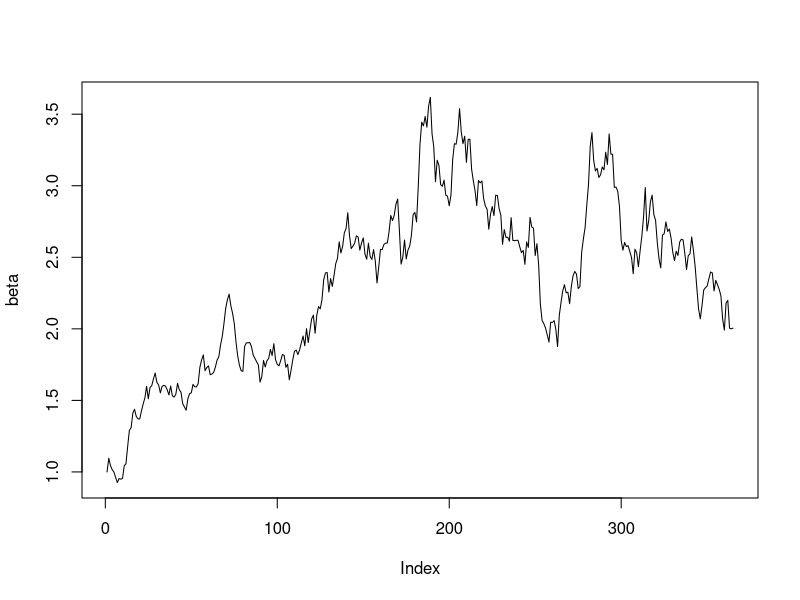
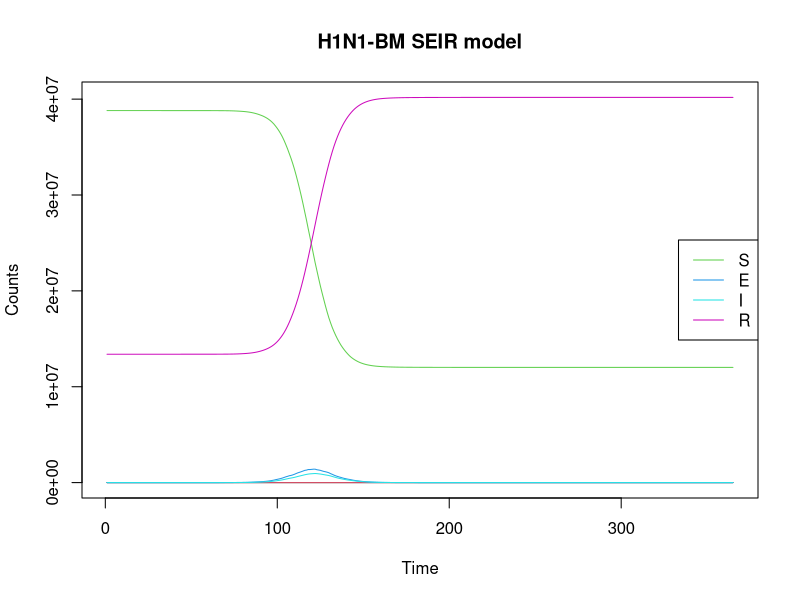
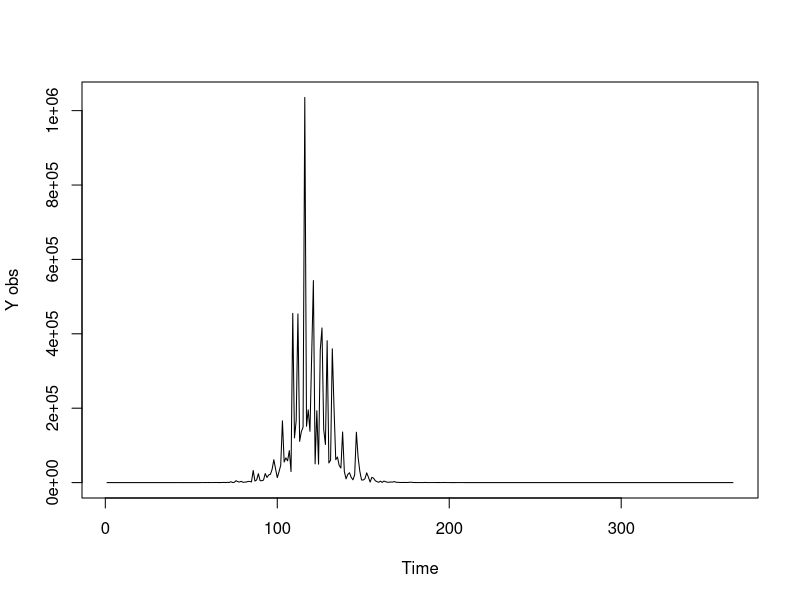
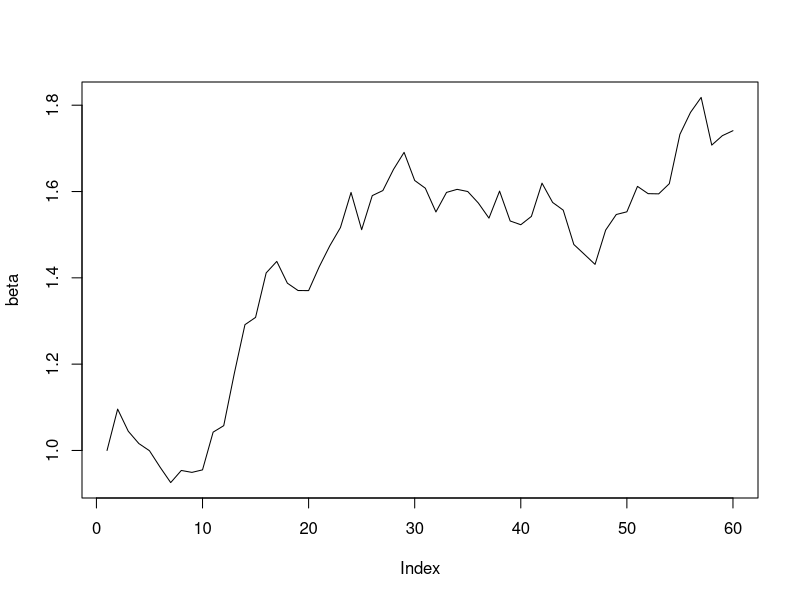
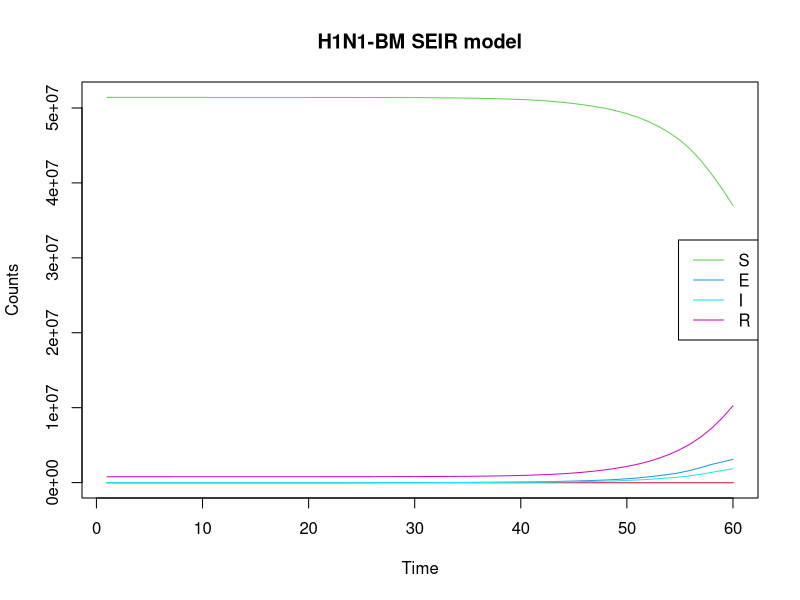
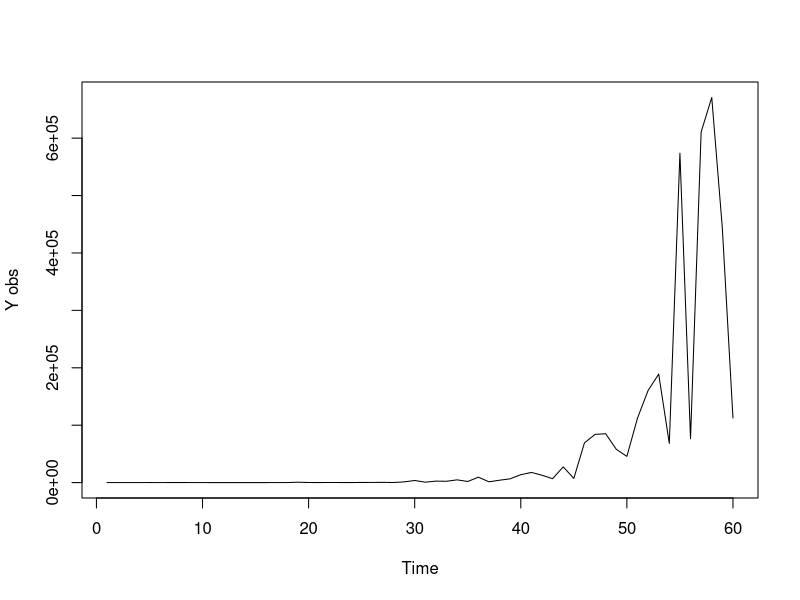
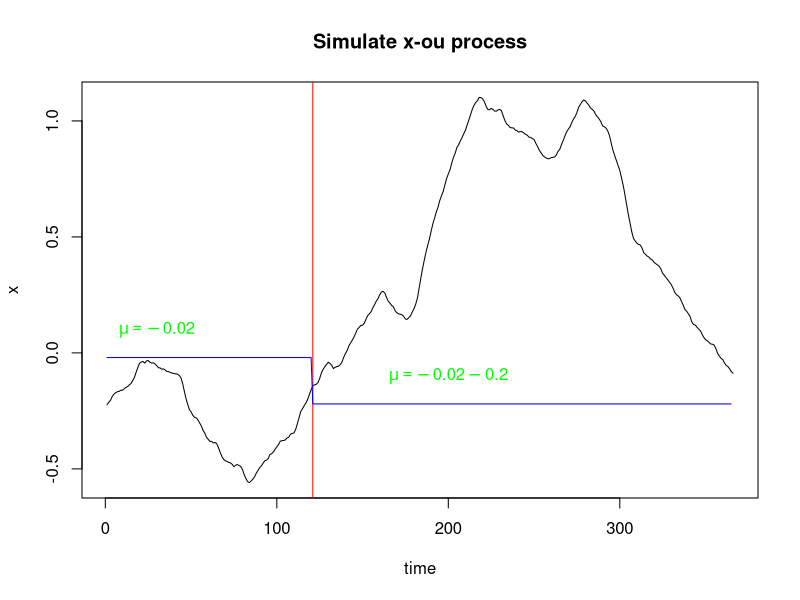

Write the R code that produced these figures, in order. (Note: this script raises an error after producing the figures.)
rm(list=ls())
require(deSolve)
set.seed(007) #015
times <- 1:365
N=52196381
sigma <- 0.4
## first, simulate a set of random deviates
e <- rnorm(n = length(times) - 1, sd = sqrt(0.01))
## now compute their cumulative sum
e <- c(0, cumsum(e))


beta<- exp(sigma*e)
plot(beta,type='l')
#write.csv(beta,"simulatebeta.csv")


# H1N1 <- function(time, current_state, params){
# 
#   with(as.list(c(current_state, params)),{
#     for(t in 1:times){
#     N <- S+E+I+R
#     dS <- -(beta[t]*S*I)/N
#     dE <- (beta[t]*S*I)/N - E/k
#     dI <- E/k - I/gamma
#     dR <- I/gamma
#    }
#     return(list(c(dS, dE, dI, dR)))
#   })
# }
H1N1 <- function(time, current_state, params){
  
  with(as.list(c(current_state, params)),{
    
      N <- S+E+I+R
      dt <- 1
      dS <- -beta[t]*S*I/N
      dE <- beta[t]*S*I/N - E/k
      dI <- E/k - I/gamma
      dR <- I/gamma
    
    return(list(c(dt, dS, dE, dI, dR)))
  })
}


params <- c(k=1.59, gamma=1.08)

library('truncnorm')
R0 <- rtruncnorm(1, a=0, b=1, mean = 0.15, sd = 0.15)
E0 <-runif(1,-16, -9)
I0 <-runif(1,-16, -9)
#x <-runif(1, -5,2)
S <- N
R <- R0*S
S <- S - R

E <- exp(E0 + log(S))
S <- S - E
I <- exp(I0 + log(S))
S <- S - I


initial_state<- c(t=1, S=S, E=E, I=I, R=R)
#initial_state <- c(t=1,S=52196380, E=1, I=0, R=0)
model1 <- ode(initial_state, times, H1N1, params)

summary(model1)

matplot(model1, type="l", lty=1, main="H1N1-BM SEIR model", xlab="Time",ylab = "Counts")
legend <- colnames(model1)[3:6]
legend("right", legend=legend, col=3:6, lty = 1)

Z1 <-model1[,4]/1.59

tau1 <- 0.8#runif(1,0,1)
Y1 <-vector(length = 365)
for (i in 1:365){
  #Y1[i]<- rlnorm(1,log(Z1[i,]/5),tau1)
  Y1[i]<- rlnorm(1,log(Z1[i]/5),tau1)
}
plot(Y1,type='l',ylab="Y obs", xlab = "Time")
# write.csv(Y1,"simY11.csv")
# write.csv(model1,"simulatestates1.csv")

#####################################Shorter days###################################
rm(list=ls())
require(deSolve)
set.seed(007) #0031 #0032 #0035
times <- 1:60
N=52196381
sigma <- 0.4
## first, simulate a set of random deviates
e <- rnorm(n = length(times) - 1, sd = sqrt(0.01))
## now compute their cumulative sum
e <- c(0, cumsum(e))


beta<- exp(sigma*e)
plot(beta,type='l')
write.csv(beta,"simulatebeta_2.csv")

H1N1 <- function(time, current_state, params){
  
  with(as.list(c(current_state, params)),{
    
    N <- S+E+I+R
    dt <- 1
    dS <- -beta[t]*S*I/N
    dE <- beta[t]*S*I/N - E/k
    dI <- E/k - I/gamma
    dR <- I/gamma
    
    return(list(c(dt, dS, dE, dI, dR)))
  })
}


params <- c(k=1.59, gamma=1.08)

library('truncnorm')
R0 <- rtruncnorm(1, a=0, b=1, mean = 0.15, sd = 0.15)
E0 <-runif(1,-16, -9)
I0 <-runif(1,-16, -9)
#x <-runif(1, -5,2)
S <- N
R <- R0*S
S <- S - R

E <- exp(E0 + log(S))
S <- S - E
I <- exp(I0 + log(S))
S <- S - I


initial_state<- c(t=1, S=S, E=E, I=I, R=R)
#initial_state <- c(t=1,S=52196380, E=1, I=0, R=0)
model1 <- ode(initial_state, times, H1N1, params)

summary(model1)

matplot(model1, type="l", lty=1, main="H1N1-BM SEIR model", xlab="Time",ylab = "Counts")
legend <- colnames(model1)[3:6]
legend("right", legend=legend, col=3:6, lty = 1)

Z1 <-model1[,4]/1.59

tau1 <- 0.8#runif(1,0,1)
Y1 <-vector(length = 60)
for (i in 1:60){
  #Y1[i]<- rlnorm(1,log(Z1[i,]/5),tau1)
  Y1[i]<- rlnorm(1,log(Z1[i]/5),tau1)
}
plot(Y1,type='l',ylab="Y obs", xlab = "Time")
write.csv(Y1,"simY11_2.csv")
write.csv(model1,"simulatestates1_2.csv")

##################################H1N1-OU##########################################
rm(list=ls())
require(deSolve)
set.seed(34)   #random seed 32 34 36 37 38 39
times <- 1:365
N=52196381
#Simulate a Brownian Motion Path
e <- rnorm(n = length(times) - 1, sd = sqrt(0.01))
e <- c(0, cumsum(e))

mu<-vector(length=365) 
for (t in 1:365) {
  if (t <= 120){
    mu[t]=-0.02      }                    #No lock-down policy
  else {mu[t]=-0.2-0.02 }                 #Lock-down policy
}
mu<-ts(mu)

#plot(mu,type='l')
#Simulate an O-U Process
ornstein_uhlenbeck <- function(n,theta,sigma,x0){
  dt  <- 1
  x<-vector(length=366)
  for (i in 1:(n+1)) {
    if (i==1){x[i]=x0}
    else{
      x[i]  <-  x[i-1] + theta*(mu[i-1]-x[i-1])*dt + sigma*e[i-1]}
  }
  return(x);
}

x<- ornstein_uhlenbeck(365,0.05,sqrt(0.004),log(0.8))
plot(x,type='l',xlab="time",main = "Simulate x-ou process")
abline(v=121, col="red")
lines(mu, col="blue")
tt1 <-expression(mu==-0.02)
text(30,0.1,tt1,col="green")
tt2 <-expression(mu==-0.02-0.2)
text(200,-0.1,tt2,col="green")
plot(exp(x),type='l',xlab="time",ylab=TeX("$e^{x}=beta$"),main = "Simulate beta process ")
abline(v=121, col="red")
lines(exp(mu+0.02),col="blue")
tt1 <-expression(mu==1)
text(30,1.1,tt1,col="green")
tt2 <-expression(mu==0.81)
text(200,0.9,tt2,col="green")
write.csv(x,"h1n1oux1.csv")
#Main ODE Model
H1N1_OU <- function(time, current_state, params){
  
  with(as.list(c(current_state, params)),{
    
    N <- S+E+I+R
    dt <- 1
    dS <- -exp(x[t+1])*S*I/N
    dE <- exp(x[t+1])*S*I/N - E/k
    dI <- E/k-I/gamma
    dR <- I/gamma
    
    return(list(c( dt, dS, dE, dI, dR)))
  })
}
params <- c(k=7, gamma=5)   #Trial: k=5 & gamma=5; k=7 & gamma=5

library('truncnorm')
R0 <- rtruncnorm(1, a=0, b=1, mean = 0.15, sd = 0.15)
E0 <-runif(1,-16, -9)
I0 <-runif(1,-16, -9)
#x <-runif(1, -5,2)
S <- N
R <- R0*S
S <- S - R

E <- exp(E0 + log(S))
S <- S - E
I <- exp(I0 + log(S))
S <- S - I

# R0 <-0.03
# S <- N
# R <- S*R0
# S <- S - R
# 
# E0 <- -15
# E <- exp(E0 + log(S))
# S <- S - E
# 
# I0 <- -10
# I <- exp(I0 + log(S))
# S <- S - I
initial_state<- c(t=1, S=S, E=E, I=I, R=R)
#initial_state <- c(t=1,S=52196380, E=1, I=0, R=0)
model3 <- ode(initial_state, times, H1N1_OU, params)

summary(model3)

matplot(model3, type="l", lty=1, main="H1N1—OU Model",ylab="counts", xlab="Time")
legend <- colnames(model3)[3:6]
legend("right", legend=legend, col=3:6, lty = 1)
Z1 <-model3[,4]/7

tau1 <- 0.8#runif(1,0,1)
Y1 <-vector(length = 365)
for (i in 1:365){
  #Y1[i]<- rlnorm(1,log(Z1[i,]/5),tau1)
  Y1[i]<- rlnorm(1,log(Z1[i]/5),tau1)
}
plot(Y1,type='l',ylab="Obs Y",xlab="time",col="blue")
write.csv(Y1,"h1n1ouY1.csv")
write.csv(model3,"h1n1ousimulates1.csv")

##################################H1N1-OU shorter days##########################################
rm(list=ls())
require(deSolve)
set.seed(38)   #random seed 32 34 36 37 38 39
times <- 1:60
N=52196381
#Simulate a Brownian Motion Path
e <- rnorm(n = length(times) - 1, sd = sqrt(0.01))
e <- c(0, cumsum(e))

mu<-vector(length=60) 
for (t in 1:60) {
  if (t <= 20){
    mu[t]=-0.02      }                    #No lock-down policy
  else {mu[t]=-0.2-0.02 }                 #Lock-down policy
}
mu<-ts(mu)

#plot(mu,type='l')
#Simulate an O-U Process
ornstein_uhlenbeck <- function(n,theta,sigma,x0){
  dt  <- 1
  x<-vector(length=61)
  for (i in 1:(n+1)) {
    if (i==1){x[i]=x0}
    else{
      x[i]  <-  x[i-1] + theta*(mu[i-1]-x[i-1])*dt + sigma*e[i-1]}
  }
  return(x);
}

x<- ornstein_uhlenbeck(60,0.05,sqrt(0.004),log(0.8))
plot(x,type='l',xlab="time")
abline(v=21, col="red")
lines(mu, col="blue")
tt1 <-expression(mu==-0.02)
text(30,0.1,tt1,col="green")
tt2 <-expression(mu==-0.02-0.2)
text(200,-0.1,tt2,col="green")
plot(exp(x),type='l',xlab="time",ylab=TeX("$e^{x}=beta$"))
abline(v=21, col="red")
lines(exp(mu+0.02),col="blue")
tt1 <-expression(mu==1)
text(30,1.1,tt1,col="green")
tt2 <-expression(mu==0.81)
text(200,0.9,tt2,col="green")
write.csv(x,"h1n1oux2.csv")
#Main ODE Model
H1N1_OU <- function(time, current_state, params){
  
  with(as.list(c(current_state, params)),{
    
    N <- S+E+I+R
    dt <- 1
    dS <- -exp(x[t+1])*S*I/N
    dE <- exp(x[t+1])*S*I/N - E/k
    dI <- E/k-I/gamma
    dR <- I/gamma
    
    return(list(c( dt, dS, dE, dI, dR)))
  })
}
params <- c(k=7, gamma=5)   #Trial: k=5 & gamma=5; k=7 & gamma=5

library('truncnorm')
R0 <- rtruncnorm(1, a=0, b=1, mean = 0.15, sd = 0.15)
E0 <-runif(1,-16, -9)
I0 <-runif(1,-16, -9)
#x <-runif(1, -5,2)
S <- N
R <- R0*S
S <- S - R

E <- exp(E0 + log(S))
S <- S - E
I <- exp(I0 + log(S))
S <- S - I

# R0 <-0.03
# S <- N
# R <- S*R0
# S <- S - R
# 
# E0 <- -15
# E <- exp(E0 + log(S))
# S <- S - E
# 
# I0 <- -10
# I <- exp(I0 + log(S))
# S <- S - I
initial_state<- c(t=1, S=S, E=E, I=I, R=R)
#initial_state <- c(t=1,S=52196380, E=1, I=0, R=0)
model3 <- ode(initial_state, times, H1N1_OU, params)

summary(model3)

matplot(model3, type="l", lty=1, main="H1N1—OU Model",ylab="counts", xlab="Time")
legend <- colnames(model3)[3:6]
legend("right", legend=legend, col=3:6, lty = 1)
Z1 <-model3[,4]/7

tau1 <- 0.8#runif(1,0,1)
Y1 <-vector(length = 60)
for (i in 1:60){
  #Y1[i]<- rlnorm(1,log(Z1[i,]/5),tau1)
  Y1[i]<- rlnorm(1,log(Z1[i]/5),tau1)
}
plot(Y1,type='l',ylab="Obs Y",xlab="time",col="blue")
write.csv(Y1,"h1n1ouY2.csv")
write.csv(model3,"h1n1ousimulates2.csv")
###############################################################################
#HINIBM New Simulation for parameter experiments
rm(list=ls())
require(deSolve)
set.seed(007) #015
times <- 1:365
N=52196381
sigma <- 0.4
## first, simulate a set of random deviates
e <- rnorm(n = length(times) - 1, sd = sqrt(0.01))
## now compute their cumulative sum
e <- c(0, cumsum(e))


beta<- exp(sigma*e)
plot(beta,type='l')
write.csv(beta,"simulatebeta21.csv")

H1N1 <- function(time, current_state, params){
  
  with(as.list(c(current_state, params)),{
    
    N <- S+E+I+R
    dt <- 1
    dS <- -beta[t]*S*I/N
    dE <- beta[t]*S*I/N - E/k
    dI <- E/k - I/gamma
    dR <- I/gamma
    
    return(list(c(dt, dS, dE, dI, dR)))
  })
}


params <- c(k=5, gamma=5)

S <- N-1
E <- 1
R <- 0
I <- 0
initial_state<- c(t=1, S=S, E=E, I=I, R=R)
#initial_state <- c(t=1,S=52196380, E=1, I=0, R=0)
model21 <- ode(initial_state, times, H1N1, params)

summary(model21)

matplot(model21, type="l", lty=1, main="H1N1-BM SEIR model", xlab="Time",ylab = "Counts")
legend <- colnames(model21)[3:6]
legend("right", legend=legend, col=3:6, lty = 1)

Z21 <-model21[,4]/5

tau21 <- 0.8#runif(1,0,1)
Y21 <-vector(length = 365)
for (i in 1:365){
  #Y1[i]<- rlnorm(1,log(Z1[i,]/5),tau1)
  Y21[i]<- rlnorm(1,log(Z21[i]/5),tau21)
}
plot(Y21,type='l',ylab="Y obs", xlab = "Time")
write.csv(Y21,"simY21.csv")
write.csv(model21,"simulatestates21.csv")

###############################################################################
#HINIBM New Simulation for parameter experiments-return to the same value
rm(list=ls())
require(deSolve)
set.seed(007) #015
times <- 1:365
N=52196381
sigma <- 0.4
## first, simulate a set of random deviates
e <- rnorm(n = length(times) - 1, sd = sqrt(0.01))
## now compute their cumulative sum
e <- c(0, cumsum(e))


beta<- exp(sigma*e)
plot(beta,type='l')
write.csv(beta,"simulatebeta22.csv")

H1N1 <- function(time, current_state, params){
  
  with(as.list(c(current_state, params)),{
    
    N <- S+E+I+R
    dt <- 1
    dS <- -beta[t]*S*I/N
    dE <- beta[t]*S*I/N - E/k
    dI <- E/k - I/gamma
    dR <- I/gamma
    
    return(list(c(dt, dS, dE, dI, dR)))
  })
}


params <- c(k=1.59, gamma=1.08)

S <- N-1
E <- 1
R <- 0
I <- 0
initial_state<- c(t=1, S=S, E=E, I=I, R=R)
#initial_state <- c(t=1,S=52196380, E=1, I=0, R=0)
model22 <- ode(initial_state, times, H1N1, params)

summary(model22)

matplot(model22, type="l", lty=1, main="H1N1-BM SEIR model", xlab="Time",ylab = "Counts")
legend <- colnames(model22)[3:6]
legend("right", legend=legend, col=3:6, lty = 1)

Z22 <-model22[,4]/1.59

tau22 <- 0.8#runif(1,0,1)
Y22 <-vector(length = 365)
for (i in 1:365){
  #Y1[i]<- rlnorm(1,log(Z1[i,]/5),tau1)
  Y22[i]<- rlnorm(1,log(Z22[i]/5),tau22)
}
plot(Y22,type='l',ylab="Y obs", xlab = "Time")
write.csv(Y22,"simY22.csv")
write.csv(model22,"simulatestates22.csv")
